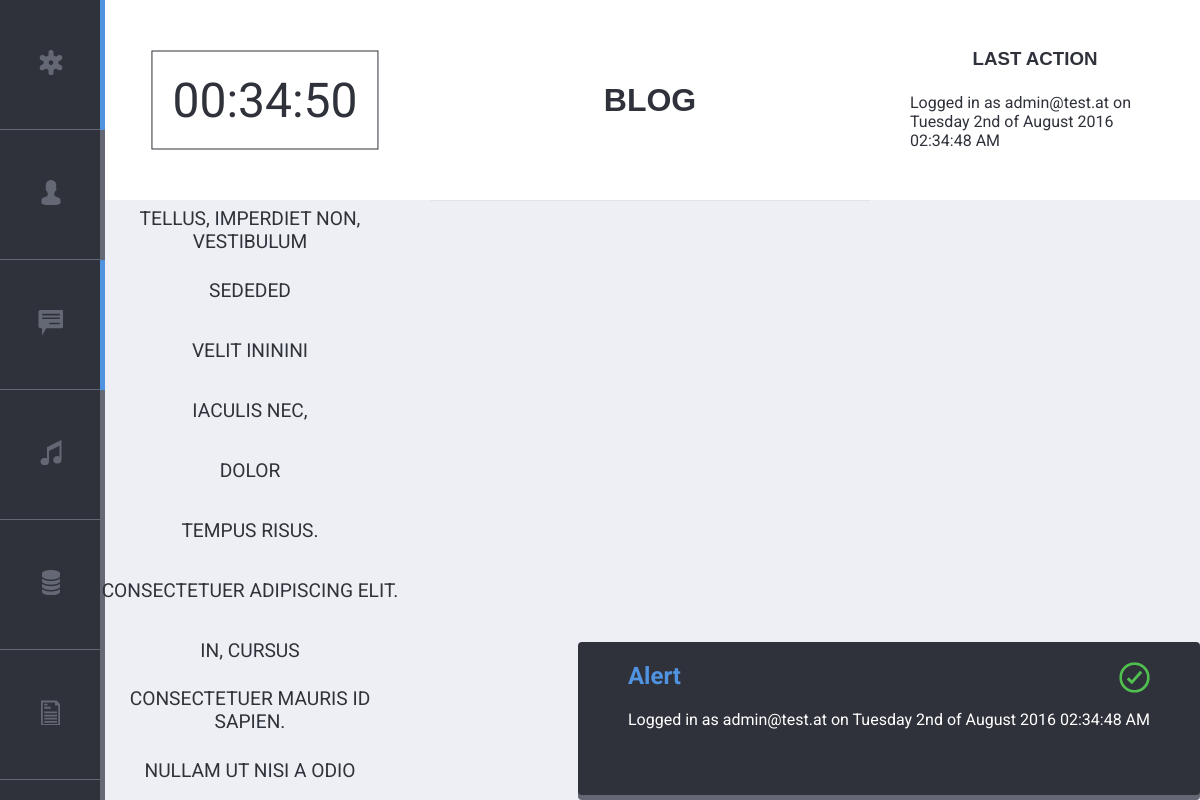
Screenshot of /index.php?site=blog (signed in) with the database file from the repository.
### tables this page shows
CREATE TABLE `news_entry` (
  `id` int(11) NOT NULL,
  `user_id` int(11) NOT NULL,
  `headline` varchar(255) NOT NULL,
  `content` varchar(255) NOT NULL,
  `created_at` timestamp NOT NULL DEFAULT CURRENT_TIMESTAMP
);

### logic/blog.php (called while the page is built, shortened)
<?php
$all_entries = get_entries();
require("views/blog_test.php");
?>

### functions/blog.php (called while the page is built, shortened)
<?php
function get_entries() {
  global $link;
  $sql = "SELECT *, DATE_FORMAT(created_at, '%d.%m.%Y') AS created_at_formatted
          FROM news_entry";
  $result = mysqli_query($link, $sql);
  $all_entries = mysqli_fetch_all($result, MYSQLI_ASSOC);
  return $all_entries;
}
?>

### views/blog_test.php (the view, shortened to what this page needs)
<ul class="blog_entrylist">
  <?php foreach($all_entries as $entry): ?>
    <li data-id="<?php echo $entry["id"]; ?>" >
      <a class="" href="index.php?site=blog&amp;action=edit&amp;id=<?php echo $entry['id']; ?>"><?php echo $entry["headline"]; ?></a>
    </li>
  <?php endforeach; ?>
</ul>

### css/main.css (style rules this page uses)
* { -webkit-box-sizing: border-box; -moz-box-sizing: border-box; -ms-box-sizing: border-box; box-sizing: border-box; }
body { background-color: #EDEFF5; color: #2F323A; font-family: 'Roboto', sans-serif; font-style: normal; font-weight: 400; }
a { text-decoration: none; color: #BF3542; text-transform: uppercase; }
.blog_entrylist { list-style: none; margin:0; padding: 0; position: absolute; top:0; left: 0; width: 25vw; min-width: 25vw; height: calc(100vh - 200px); overflow: auto; }
.blog_entrylist li { font-size: 1.2em; width: 100%; height: 10%; text-align: center; display:table; }
.blog_entrylist li a { color:#2F323A; width: 100%; height: 100%; display: table-cell; vertical-align: middle; }

### rows the page displays
news_entry: headline "TELLUS, IMPERDIET NON, VESTIBULUM"
news_entry: headline "SEDEDED"
news_entry: headline "VELIT INININI"
news_entry: headline "IACULIS NEC,"
news_entry: headline "DOLOR"
news_entry: headline "TEMPUS RISUS."
news_entry: headline "CONSECTETUER ADIPISCING ELIT."
news_entry: headline "IN, CURSUS"
news_entry: headline "CONSECTETUER MAURIS ID SAPIEN."
news_entry: headline "NULLAM UT NISI A ODIO"

### other values shown
$site "BLOG"
$_SESSION["flash"] "Logged in as admin@test.at on Tuesday 2nd of August 2016 02:34:48 AM"
